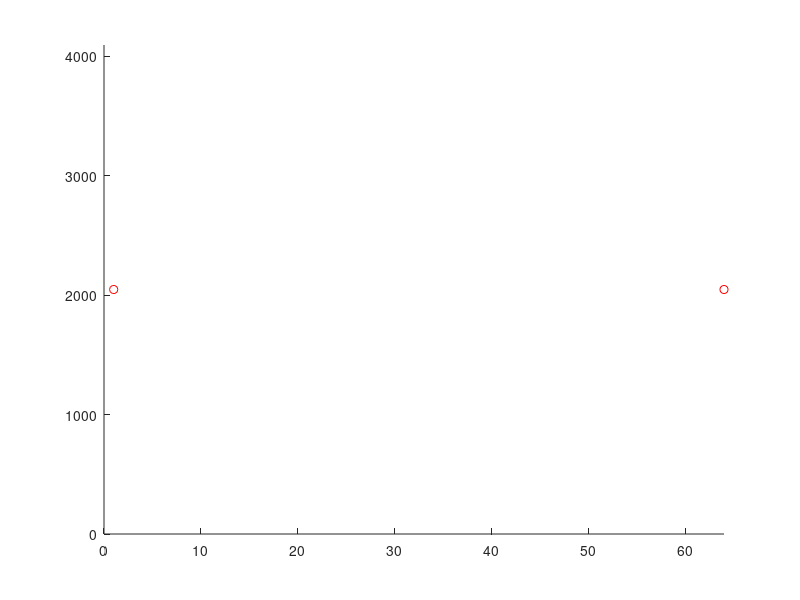

The MATLAB source for this figure: (Note: this script raises an error after producing the figure.)
close all; clear all;

NS = 64;
RES = 12;
OFFSET = 0;
nPoints = 5;

T = 0:(NS-1);

f = figure;
hold on;
xlim([0, NS]);
ylim([0, 4096]);

result = zeros([NS, 1]);

xcoords = zeros([1, nPoints]);
ycoords = zeros([1, nPoints]);
xcoords(1) = 1;
ycoords(1) = 2048;

xcoords(end) = NS;
ycoords(end) = 2048;

plot(1, 2048, 'ro');
plot(NS, 2048, 'ro');

for i = 2:(nPoints-1)
    [x, y] = ginput(1);
    xcoords(i) = round(x);
    ycoords(i) = round(y);
    plot(xcoords(i), ycoords(i), 'ro');
end

for i = 1:nPoints
    
    if i == nPoints
        break;
    end
    x = xcoords(i);
    y = ycoords(i);

    nextX = xcoords(i+1);
    nextY = ycoords(i+1);
    result(x:nextX) = round(linspace(y,nextY, size(x:nextX, 2)));
end

plot(result)


fprintf('%d, %d, %d, %d, %d, %d, %d, %d, %d, %d, %d, %d, %d, %d, %d, \n', result);


